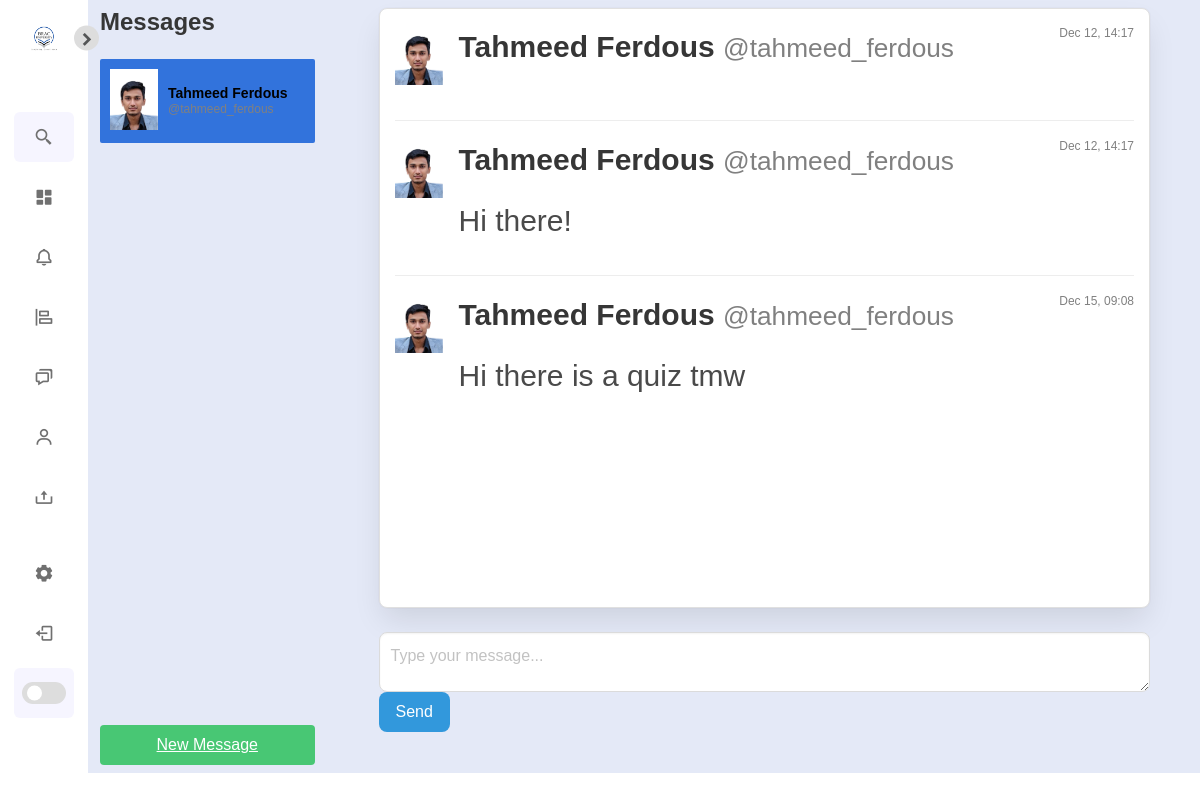
Before: /direct/ (signed in) with the older database file.
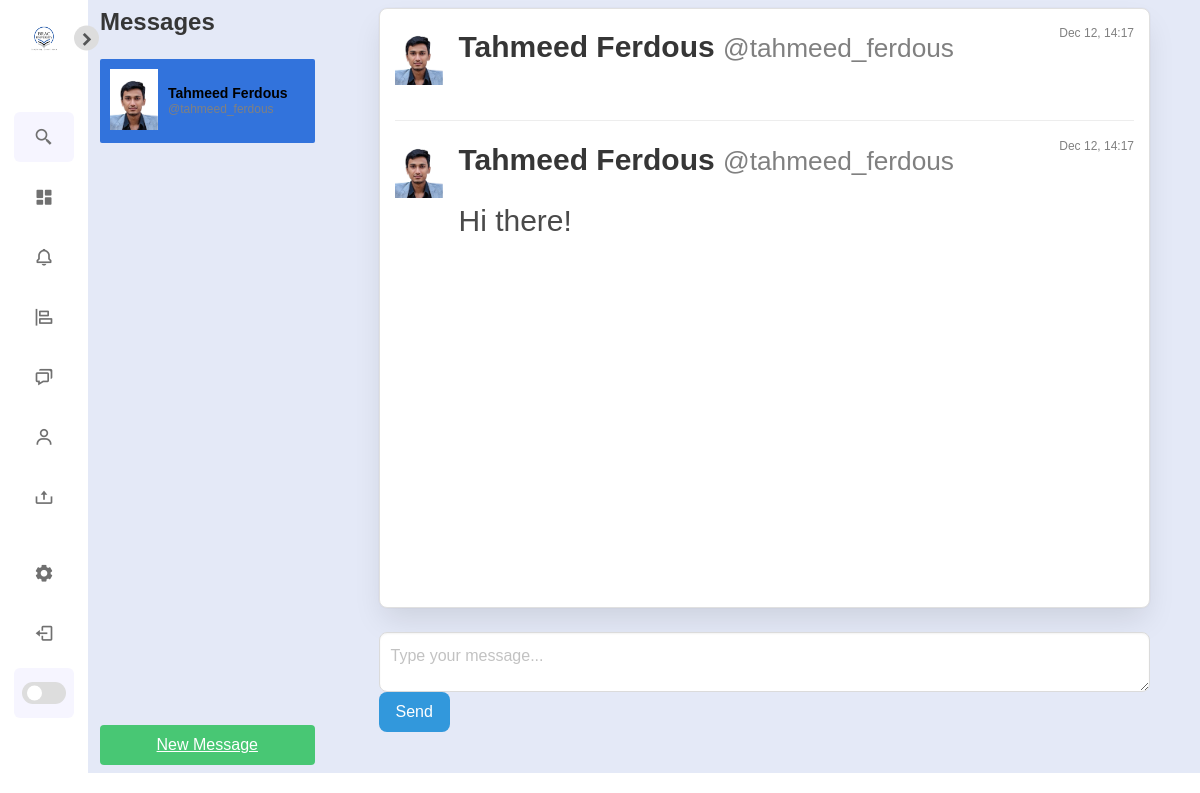
After: the same page with the newer database file.
### authy/models.py (models this page shows)
class Profile(models.Model):
	user = models.OneToOneField(User, on_delete=models.CASCADE)
	first_name = models.CharField(max_length=50, null=True, blank=True)
	last_name = models.CharField(max_length=50, null=True, blank=True)
	location = models.CharField(max_length=50, null=True, blank=True)
	url = models.CharField(max_length=80, null=True, blank=True)
	profile_info = models.TextField(max_length=150, null=True, blank=True)
	created = models.DateField(auto_now_add=True)
	favorites = models.ManyToManyField(Post)
	picture = models.ImageField(upload_to=user_directory_path, blank=True, null=True, verbose_name='Picture')

### direct/models.py (models this page shows, shortened)
class Message(models.Model):
	user = models.ForeignKey(User, on_delete=models.CASCADE, related_name='user')
	sender = models.ForeignKey(User, on_delete=models.CASCADE, related_name='from_user')
	recipient = models.ForeignKey(User, on_delete=models.CASCADE, related_name='to_user')
	body = models.TextField(max_length=1000, blank=True, null=True)
	date = models.DateTimeField(auto_now_add=True)
	is_read = models.BooleanField(default=False)
	def get_messages(user):
		messages = Message.objects.filter(user=user).values('recipient').annotate(last=Max('date')).order_by('-last')
		users = []
		for message in messages:
			users.append({
				'user': User.objects.get(pk=message['recipient']),
				'last': message['last'],
				'unread': Message.objects.filter(user=user, recipient__pk=message['recipient'], is_read=False).count()
				})
		return users

### direct/views.py (the view)
# urls.py: path('', Inbox, name='inbox'),
@login_required
def Inbox(request):
	messages = Message.get_messages(user=request.user)
	active_direct = None
	directs = None
	if messages:
		message = messages[0]
		active_direct = message['user'].username
		directs = Message.objects.filter(user=request.user, recipient=message['user'])
		directs.update(is_read=True)
		for message in messages:
			if message['user'].username == active_direct:
				message['unread'] = 0
	context = {
		'directs': directs,
		'messages': messages,
		'active_direct': active_direct,
		}
	template = loader.get_template('direct/direct.html')
	return HttpResponse(template.render(context, request))

### direct/views.py (called while the page is built)
def checkDirects(request):
	directs_count = 0
	if request.user.is_authenticated:
		directs_count = Message.objects.filter(user=request.user, is_read=False).count()
	return {'directs_count':directs_count}

### notifications/views.py (called while the page is built)
def CountNotifications(request):
	count_notifications = 0
	if request.user.is_authenticated:
		count_notifications = Notification.objects.filter(user=request.user, is_seen=False).count()
	return {'count_notifications':count_notifications}

### Config/templates/direct/direct.html (shortened to what this page needs)
{% extends 'base.html' %}
{% load static %}
{% block content %}
<div class="columns is-variable is-8">
  <div class="column is-one-quarter">
    <aside class="menu">
      <h2 class="title is-4">Messages</h2>
      <ul class="menu-list" style="overflow-y: auto; height: calc(100vh - 150px); padding: 0;">
        {% for message in messages %}
        <li>
          <a
            class="media {% if active_direct == message.user.username %}is-active{% endif %}"
            href="{% url 'directs' message.user.username %}"
            style="padding: 10px; display: flex; align-items: center; gap: 10px; text-decoration: none;"
          >
            <figure class="image is-48x48">
              {% if message.user.profile.picture %}
                <img src="{{ message.user.profile.picture.url }}" alt="{{ message.user.username }}">
              {% else %}
                <img src="{% static 'default_profile_picture.png' %}" alt="Default Profile">
              {% endif %}
            </figure>
            <div>
              <p style="font-size: 14px; font-weight: 600; margin: 0; color: black;">
                {{ message.user.profile.first_name }} {{ message.user.profile.last_name }}
              </p>
              <p style="font-size: 12px; color: gray; margin: 0;">
                @{{ message.user.username }}
              </p>
            </div>
          </a>
        </li>
        {% endfor %}
      </ul>
      <a href="{% url 'usersearch' %}" class="button is-success is-fullwidth" style="margin-top: 10px;">New Message</a>
    </aside>
  </div>
  <div class="column is-three-quarters">
    <div
      class="box"
      style="overflow-y: auto; height: calc(100vh - 200px); border: 1px solid #e0e0e0; border-radius: 8px; padding: 15px;"
    >
      {% if directs %}
        {% for direct in directs %}
        <div class="media" style="margin-bottom: 15px;">
          <figure class="media-left">
            <p class="image is-48x48">
              {% if direct.sender.profile.picture %}
                <img src="{{ direct.sender.profile.picture.url }}" alt="{{ direct.sender.username }}">
              {% else %}
                <img src="{% static 'default_profile_picture.png' %}" alt="Default Profile">
              {% endif %}
            </p>
          </figure>
          <div class="media-content">
            <p>
              <strong>{{ direct.sender.profile.first_name }} {{ direct.sender.profile.last_name }}</strong>
              <small style="color: gray;">@{{ direct.sender.username }}</small>
              <span style="float: right; font-size: 12px; color: gray;">{{ direct.date|date:'M d, H:i' }}</span>
            </p>
            <p style="margin-top: 5px;">{{ direct.body }}</p>
          </div>
        </div>
        {% endfor %}
      {% else %}
      <p style="text-align: center; color: gray;">No messages yet. Start a conversation!</p>
      {% endif %}
    </div>
    <form
      method="POST"
      action="{% url 'send_direct' %}"
      style="margin-top: 15px; align-items: center; gap: 10px;"
    >
      <textarea
        class="textarea"
        name="body"
        placeholder="Type your message..."
        style="flex-grow: 1; border-radius: 8px; min-height: 60px;"
      ></textarea>
      <button type="submit" class="button is-info" style="border-radius: 8px;">Send</button>
    </form>
  </div>
</div>
{% endblock %}

Changed rows visible on the page:
removed Message: sender.profile.picture (picture), sender.profile.first_name "Tahmeed", sender.profile.last_name "Ferdous", sender.username "tahmeed_ferdous", date "Dec 15, 09:08", body "Hi there is a quiz tmw"
